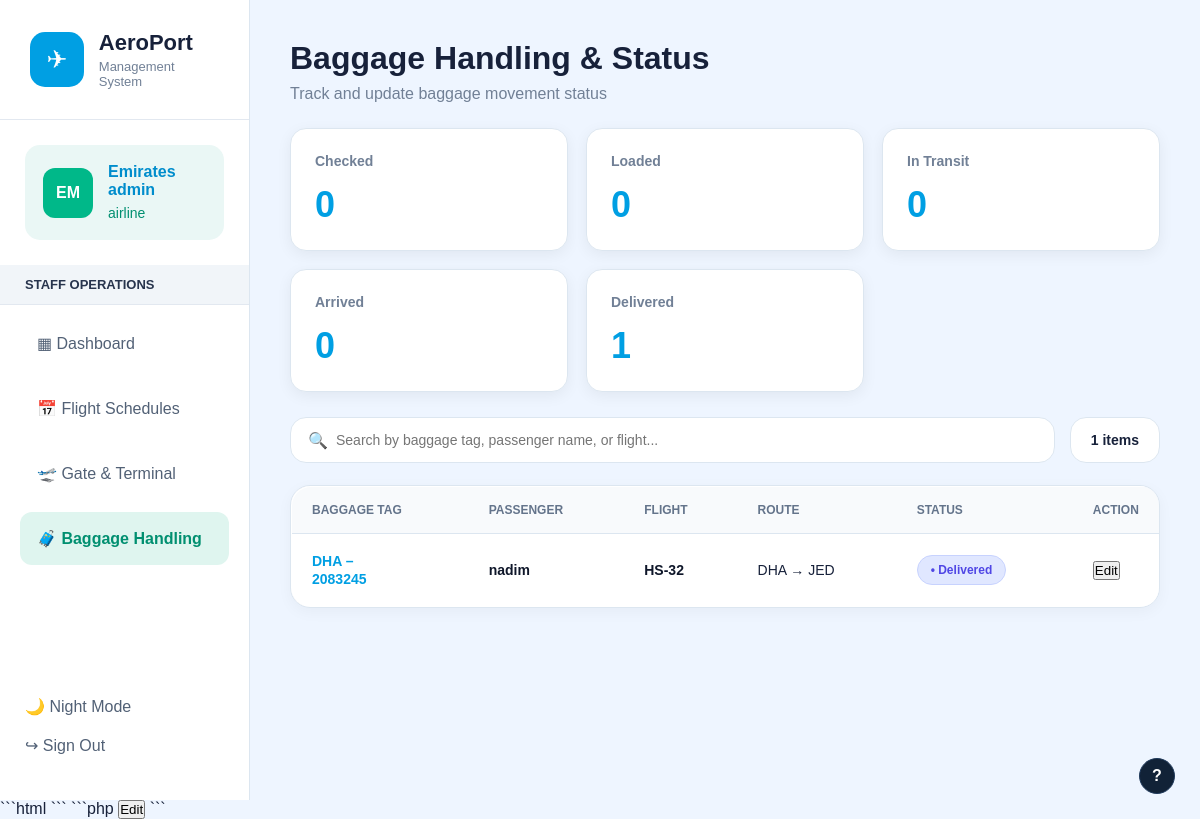
The page /staff/baggage_status.php (signed in) on the database its author committed.
### tables this page shows
CREATE TABLE `users` (
  `id` int(11) NOT NULL,
  `name` varchar(100) NOT NULL,
  `email` varchar(100) NOT NULL,
  `password` varchar(255) NOT NULL,
  `role` varchar(50) NOT NULL,
  `created_at` timestamp NOT NULL DEFAULT current_timestamp()
);

CREATE TABLE `baggage` (
  `id` int(11) NOT NULL,
  `user_id` int(11) NOT NULL,
  `booking_id` int(11) NOT NULL,
  `baggage_status` varchar(50) DEFAULT 'Checked In',
  `location` varchar(100) DEFAULT NULL,
  `updated_at` timestamp NOT NULL DEFAULT current_timestamp()
);

### staff/baggage_status.php (the view, shortened to what this page needs)
<?php
include "../config/database.php";
$user_id = $_SESSION['user_id'];
$user_sql = "
    SELECT name, role
    FROM users
    WHERE id = '$user_id'
";
$user_result = mysqli_query($conn, $user_sql);
$user = mysqli_fetch_assoc($user_result);
$staff_name = $user['name'] ?? 'Staff';
$staff_role = $user['role'] ?? 'Staff';
$staff_initials = strtoupper(
    substr($staff_name, 0, 2)
);
function getBaggageStatusClass($status)
{
    switch (strtolower(trim($status))) {
        case "delivered":
            return "status-delivered";
    }
}
$baggage_sql = "
    SELECT
        b.id,
        CONCAT(
            COALESCE(f.departure, 'DAC'),
            '-',
            LPAD(
                2083140 + b.id * 105,
                7,
                '0'
            )
        ) AS baggage_tag,
        COALESCE(
            u.name,
            'Passenger'
        ) AS passenger_name,
        COALESCE(
            f.flight_number,
            'BG-401'
        ) AS flight_number,
        COALESCE(
            f.departure,
            'DAC'
        ) AS departure,
        COALESCE(
            f.destination,
            'DXB'
        ) AS destination,
        COALESCE(
            b.baggage_status,
            'Checked'
        ) AS baggage_status
    FROM baggage b
    LEFT JOIN users u
        ON b.user_id = u.id
    LEFT JOIN bookings bk
        ON b.booking_id = bk.id
    LEFT JOIN flights f
        ON bk.flight_id = f.id
    ORDER BY b.id ASC
";
$baggage_result =
    mysqli_query(
        $conn,
        $baggage_sql
    );
$bags = [];
$checked_count = 0;
$loaded_count = 0;
$transit_count = 0;
$arrived_count = 0;
$delivered_count = 0;
if ($baggage_result) {
    while (
        $bag = mysqli_fetch_assoc(
            $baggage_result
        )
    ) {
        $status =
            trim($bag['baggage_status']);
        $bags[] = $bag;
        if ($status === "Checked") {
            $checked_count++;
        }
        elseif ($status === "Loaded") {
            $loaded_count++;
        }
        elseif ($status === "In Transit") {
            $transit_count++;
        }
        elseif ($status === "Arrived") {
            $arrived_count++;
        }
        elseif ($status === "Delivered") {
            $delivered_count++;
        }
    }
}
$total_count =
    count($bags);
?>
<!DOCTYPE html>
<html lang="en">
<head>
    <link
        rel="stylesheet"
        href="../assets/css/dashboard.css"
    >
</head>
<body class="light-mode">
<div class="app-layout">
    <aside class="sidebar">
        <div class="sidebar-top">
            <div class="logo">
                <div class="logo-icon">
                    ✈
                </div>
                <div>
                    <h2>
                        AeroPort
                    </h2>
                    <p>
                        Management System
                    </p>
                </div>
            </div>
            <div class="profile">
                <div class="avatar">
                    <?= htmlspecialchars(
                        $staff_initials
                    ); ?>
                </div>
                <div>
                    <h3>
                        <?= htmlspecialchars(
                            $staff_name
                        ); ?>
                    </h3>
                    <span>
                        <?= htmlspecialchars(
                            $staff_role
                        ); ?>
                    </span>
                </div>
            </div>
            <div class="title">
                STAFF OPERATIONS
            </div>
            <nav>
                <a
                    href="dashboard.php"
                    class="menu"
                >
                    ▦ Dashboard
                </a>
                <a
                    href="flight_schedule.php"
                    class="menu"
                >
                    📅 Flight Schedules
                </a>
                <a
                    href="gate_assignment.php"
                    class="menu"
                >
                    🛫 Gate & Terminal
                </a>
                <a
                    href="baggage_status.php"
                    class="menu active"
                >
                    🧳 Baggage Handling
                </a>
            </nav>
        </div>
        <div class="sidebar-bottom">
            <p id="themeToggle">
                <span id="themeIcon">
                </span>
                <span id="themeText">
                </span>
            </p>
            <p>
                <a
                    href="../logout.php"
                    class="sign-out"
                >
                    ↪ Sign Out
                </a>
            </p>
        </div>
    </aside>
    <main class="main">
        <div class="page-top-bar">
            <div>
                <h1>
                    Baggage Handling & Status
                </h1>
                <p class="sub">
                    Track and update baggage movement status
                </p>
            </div>
        </div>
        <section class="baggage-stat-cards">
            <div class="stat-card">
                <h4>
                    Checked
                </h4>
                <h2 class="text-blue">
                    <?= $checked_count; ?>
                </h2>
            </div>
            <div class="stat-card">
                <h4>
                    Loaded
                </h4>
                <h2 class="text-blue">
                    <?= $loaded_count; ?>
                </h2>
            </div>
            <div class="stat-card">
                <h4>
                    In Transit
                </h4>
                <h2 class="text-blue">
                    <?= $transit_count; ?>
                </h2>
            </div>
            <div class="stat-card">
                <h4>
                    Arrived
                </h4>
                <h2 class="text-blue">
                    <?= $arrived_count; ?>
                </h2>
            </div>
            <div class="stat-card">
                <h4>
                    Delivered
                </h4>
                <h2 class="text-blue">
                    <?= $delivered_count; ?>
                </h2>
            </div>
        </section>
        <div class="search-filter-container">
            <div class="search-input-wrapper">
                <span class="search-icon">
                    🔍
                </span>
                <input
                    type="text"
                    id="baggageSearch"
                    placeholder="Search by baggage tag, passenger name, or flight..."
                >
            </div>
            <div class="items-count-badge">
                <span id="itemsCount">
                    <?= $total_count; ?>
                </span>
                items
            </div>
        </div>
        <div class="baggage-table-card">
            <table class="baggage-table">
                <thead>
                    <tr>
                        <th>
                            BAGGAGE TAG
                        </th>
                        <th>
                            PASSENGER
                        </th>
                        <th>
                            FLIGHT
                        </th>
                        <th>
                            ROUTE
                        </th>
                        <th>
                            STATUS
                        </th>
                        <th>
                            ACTION
                        </th>
                    </tr>
                </thead>
                <tbody
                    id="baggageTableBody"
                >
                <?php if ($total_count > 0): ?>
                    <?php foreach ($bags as $bag): ?>
                        <?php
                        $badge_class =
                            getBaggageStatusClass(
                                $bag['baggage_status']
                            );
                        $tag_parts =
                            explode(
                                '-',
                                $bag['baggage_tag']
                            );
                        ?>
                        <tr
                            class="baggage-row"
                            data-id="<?= $bag['id']; ?>"
                        >
                            <td>
                                <div class="baggage-tag-box">
                                    <span>
                                        <?= htmlspecialchars(
                                            $tag_parts[0]
                                        ); ?>–
                                    </span>
                                    <span>
                                        <?= htmlspecialchars(
                                            $tag_parts[1] ?? ''
                                        ); ?>
                                    </span>
                                </div>
                            </td>
                            <td
                                class="cell-passenger"
                            >
                                <strong>
                                    <?= htmlspecialchars(
                                        $bag['passenger_name']
                                    ); ?>
                                </strong>
                            </td>
                            <td
                                class="cell-flight"
                            >
                                <strong>
                                    <?= htmlspecialchars(
                                        $bag['flight_number']
                                    ); ?>
                                </strong>
                            </td>
                            <td
                                class="cell-route"
                            >
                                <?= htmlspecialchars(
                                    $bag['departure']
                                ); ?>
                                →
                                <?= htmlspecialchars(
                                    $bag['destination']
                                ); ?>
                            </td>
                            <td>
                                <span
                                    class="baggage-badge <?= $badge_class; ?>"
                                >
                                    •
                                    <?= htmlspecialchars(
                                        $bag['baggage_status']
                                    ); ?>
                                </span>
                            </td>
                            <td>
                                <button
                                    type="button"
                                    class="btn-edit-baggage"
                                    onclick="openBaggageEditModal(
                                        <?= $bag['id']; ?>,
                                        '<?= htmlspecialchars(
                                            $bag['baggage_status'],
                                            ENT_QUOTES
                                        ); ?>'
                                    )"
                                >
                                    Edit
                                </button>
                            </td>
                        </tr>
                    <?php endforeach; ?>
                <?php endif; ?>
                </tbody>
            </table>
        </div>
    </main>
</div>
<div class="help-btn">
    ?
</div>
```html
```
```php
<button
    type="button"
    class="btn-edit-baggage"
    onclick="openBaggageEditModal(
        <?= $bag['id']; ?>,
        '<?= htmlspecialchars($bag['baggage_status'], ENT_QUOTES); ?>'
    )"
>
    Edit
</button>
```
</body>
</html>

### rows shown on the page
users: name "EM", name "Emirates admin", role "airline"
baggage: tag_parts "DHA", tag_parts "2083245", passenger_name "nadim", flight_number "HS-32", departure "DHA", destination "JED", baggage_status "Delivered"

### other values the page prints
$checked_count "0"
$loaded_count "0"
$transit_count "0"
$arrived_count "0"
$delivered_count "1"
$total_count "1"
